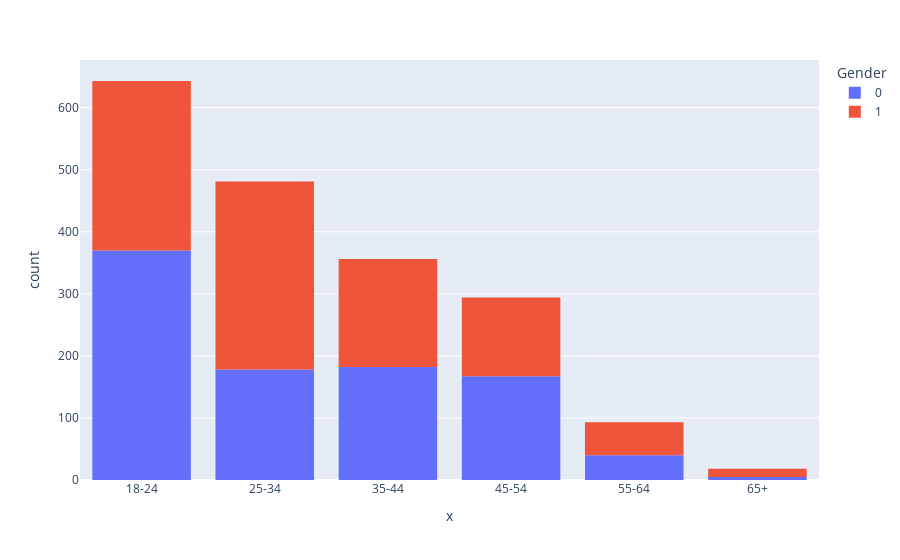

Here is the notebook cell this chart was saved with:
### Code cell
px.histogram(df, x=df.Age.sort_values(), color="Gender")

### Figure 1 — Plotly figure (JSON) as saved in the notebook; plotly's stock layout.template omitted (floating-point values rounded to 4 significant figures; data arrays with more than 128 entries replaced by an {"elided": "..."} marker saying what was removed)
{"data": [{"alignmentgroup": "True", "bingroup": "x", "hovertemplate": "Gender=0<br>x=%{x}<br>count=%{y}<extra></extra>", "legendgroup": "0", "marker": {"color": "#636efa"}, "name": "0", "offsetgroup": "0", "orientation": "v", "showlegend": true, "type": "histogram", "x": {"elided": "942 str values"}, "xaxis": "x", "yaxis": "y"}, {"alignmentgroup": "True", "bingroup": "x", "hovertemplate": "Gender=1<br>x=%{x}<br>count=%{y}<extra></extra>", "legendgroup": "1", "marker": {"color": "#EF553B"}, "name": "1", "offsetgroup": "1", "orientation": "v", "showlegend": true, "type": "histogram", "x": {"elided": "943 str values"}, "xaxis": "x", "yaxis": "y"}], "layout": {"autosize": true, "barmode": "relative", "legend": {"title": {"text": "Gender"}, "tracegroupgap": 0}, "margin": {"t": 60}, "xaxis": {"anchor": "y", "autorange": true, "domain": [0, 1], "range": [-0.5, 5.5], "title": {"text": "x"}, "type": "category"}, "yaxis": {"anchor": "x", "autorange": true, "domain": [0, 1], "range": [0, 676.8], "title": {"text": "count"}}}}
